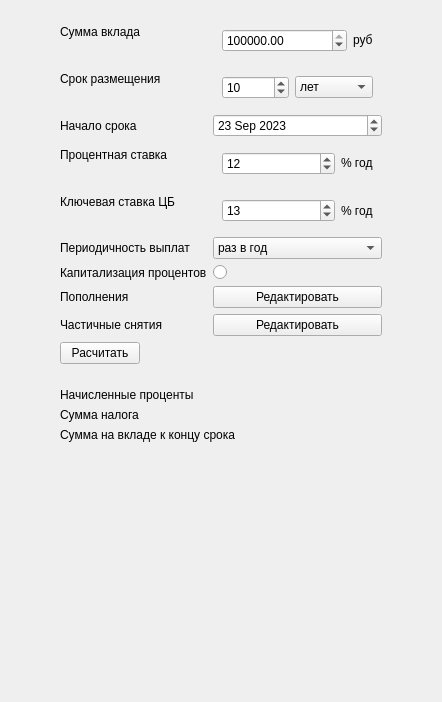
      <widget class="QWidget" name="page_3">
       <layout class="QGridLayout" name="gridLayout_11">
        <item row="1" column="1">
         <widget class="QWidget" name="widget_12" native="true">
          <layout class="QFormLayout" name="formLayout_3">
           <item row="0" column="0">
            <widget class="QLabel" name="label_22">
             <property name="text">
              <string>Начисленные проценты</string>
             </property>
            </widget>
           </item>
           <item row="1" column="0">
            <widget class="QLabel" name="label_23">
             <property name="text">
              <string>Сумма налога</string>
             </property>
            </widget>
           </item>
           <item row="2" column="0">
            <widget class="QLabel" name="label_24">
             <property name="text">
              <string>Сумма на вкладе к концу срока</string>
             </property>
            </widget>
           </item>
           <item row="3" column="0">
            <spacer name="verticalSpacer_3">
             <property name="orientation">
              <enum>Qt::Vertical</enum>
             </property>
             <property name="sizeHint" stdset="0">
              <size>
               <width>20</width>
               <height>234</height>
              </size>
             </property>
            </spacer>
           </item>
           <item row="0" column="1">
            <widget class="QLabel" name="label_accured_interest">
             <property name="text">
              <string/>
             </property>
            </widget>
           </item>
           <item row="1" column="1">
            <widget class="QLabel" name="label_tax_amount">
             <property name="text">
              <string/>
             </property>
            </widget>
           </item>
           <item row="2" column="1">
            <widget class="QLabel" name="label_final_amount">
             <property name="text">
              <string/>
             </property>
            </widget>
           </item>
          </layout>
         </widget>
        </item>
        <item row="0" column="2">
         <spacer name="horizontalSpacer_3">
          <property name="orientation">
           <enum>Qt::Horizontal</enum>
          </property>
          <property name="sizeHint" stdset="0">
           <size>
            <width>40</width>
            <height>20</height>
           </size>
          </property>
         </spacer>
        </item>
        <item row="0" column="1">
         <widget class="QWidget" name="widget_11" native="true">
          <property name="sizePolicy">
           <sizepolicy hsizetype="Preferred" vsizetype="Maximum">
            <horstretch>0</horstretch>
            <verstretch>0</verstretch>
           </sizepolicy>
          </property>
          <layout class="QFormLayout" name="formLayout_2">
           <item row="0" column="0">
            <widget class="QLabel" name="label_12">
             <property name="text">
              <string>Сумма вклада</string>
             </property>
            </widget>
           </item>
           <item row="0" column="1">
            <widget class="QWidget" name="widget_14" native="true">
             <layout class="QHBoxLayout" name="horizontalLayout_7">
              <item>
               <widget class="QDoubleSpinBox" name="doubleSpinBox_3">
                <property name="maximum">
                 <double>999999999999.000000000000000</double>
                </property>
                <property name="value">
                 <double>1000000.000000000000000</double>
                </property>
               </widget>
              </item>
              <item>
               <widget class="QLabel" name="label_20">
                <property name="sizePolicy">
                 <sizepolicy hsizetype="Maximum" vsizetype="Maximum">
                  <horstretch>0</horstretch>
                  <verstretch>0</verstretch>
                 </sizepolicy>
                </property>
                <property name="text">
                 <string>руб</string>
                </property>
               </widget>
              </item>
             </layout>
            </widget>
           </item>
           <item row="1" column="0">
            <widget class="QLabel" name="label_13">
             <property name="text">
              <string>Срок размещения</string>
             </property>
            </widget>
           </item>
           <item row="1" column="1">
            <widget class="QWidget" name="widget_15" native="true">
             <layout class="QHBoxLayout" name="horizontalLayout_8">
              <item>
               <widget class="QSpinBox" name="spinBox">
                <property name="sizePolicy">
                 <sizepolicy hsizetype="Minimum" vsizetype="Fixed">
                  <horstretch>0</horstretch>
                  <verstretch>0</verstretch>
                 </sizepolicy>
                </property>
                <property name="maximum">
                 <number>999999</number>
                </property>
                <property name="value">
                 <number>10</number>
                </property>
               </widget>
              </item>
              <item>
               <widget class="QComboBox" name="comboBox_3">
                <property name="sizePolicy">
                 <sizepolicy hsizetype="Maximum" vsizetype="Maximum">
                  <horstretch>0</horstretch>
                  <verstretch>0</verstretch>
                 </sizepolicy>
                </property>
                <property name="currentText">
                 <string>лет</string>
                </property>
                <item>
                 <property name="text">
                  <string>лет</string>
                 </property>
                </item>
                <item>
                 <property name="text">
                  <string>месяцев</string>
                 </property>
                </item>
                <item>
                 <property name="text">
                  <string>дней</string>
                 </property>
                </item>
               </widget>
              </item>
             </layout>
            </widget>
           </item>
           <item row="2" column="0">
            <widget class="QLabel" name="label_14">
             <property name="text">
              <string>Начало срока</string>
             </property>
            </widget>
           </item>
           <item row="2" column="1">
            <widget class="QDateEdit" name="dateEdit">
             <property name="dateTime">
              <datetime>
               <hour>10</hour>
               <minute>0</minute>
               <second>0</second>
               <year>2023</year>
               <month>9</month>
               <day>23</day>
              </datetime>
             </property>
             <property name="calendarPopup">
              <bool>false</bool>
             </property>
             <property name="date">
              <date>
               <year>2023</year>
               <month>9</month>
               <day>23</day>
              </date>
             </property>
            </widget>
           </item>
           <item row="3" column="0">
            <widget class="QLabel" name="label_15">
             <property name="text">
              <string>Процентная ставка</string>
             </property>
            </widget>
           </item>
           <item row="3" column="1">
            <widget class="QWidget" name="widget_16" native="true">
             <layout class="QHBoxLayout" name="horizontalLayout_9">
              <item>
               <widget class="QSpinBox" name="spinBox_3">
                <property name="sizePolicy">
                 <sizepolicy hsizetype="Minimum" vsizetype="Fixed">
                  <horstretch>0</horstretch>
                  <verstretch>0</verstretch>
                 </sizepolicy>
                </property>
                <property name="maximum">
                 <number>1000</number>
                </property>
                <property name="value">
                 <number>12</number>
                </property>
               </widget>
              </item>
              <item>
               <widget class="QLabel" name="label_21">
                <property name="sizePolicy">
                 <sizepolicy hsizetype="Maximum" vsizetype="Maximum">
                  <horstretch>0</horstretch>
                  <verstretch>0</verstretch>
                 </sizepolicy>
                </property>
                <property name="text">
                 <string>% год</string>
                </property>
               </widget>
              </item>
             </layout>
            </widget>
           </item>
           <item row="5" column="0">
            <widget class="QLabel" name="label_17">
             <property name="text">
              <string>Периодичность выплат</string>
             </property>
            </widget>
           </item>
           <item row="5" column="1">
            <widget class="QComboBox" name="comboBox_4">
             <property name="currentText">
              <string>раз в год</string>
             </property>
             <item>
              <property name="text">
               <string>раз в год</string>
              </property>
             </item>
             <item>
              <property name="text">
               <string>раз в месяц</string>
              </property>
             </item>
             <item>
              <property name="text">
               <string>каждый день</string>
              </property>
             </item>
            </widget>
           </item>
           <item row="6" column="0">
            <widget class="QLabel" name="label_16">
             <property name="text">
              <string>Капитализация процентов</string>
             </property>
            </widget>
           </item>
           <item row="6" column="1">
            <widget class="QRadioButton" name="radioButton">
             <property name="text">
              <string/>
             </property>
             <property name="checkable">
              <bool>true</bool>
             </property>
             <property name="checked">
              <bool>false</bool>
             </property>
            </widget>
           </item>
           <item row="7" column="0">
            <widget class="QLabel" name="label_18">
             <property name="text">
              <string>Пополнения</string>
             </property>
            </widget>
           </item>
           <item row="8" column="0">
            <widget class="QLabel" name="label_19">
             <property name="text">
              <string>Частичные снятия</string>
             </property>
            </widget>
           </item>
           <item row="9" column="0">
            <widget class="QPushButton" name="pushButton_calc_deposit">
             <property name="sizePolicy">
              <sizepolicy hsizetype="Maximum" vsizetype="Maximum">
               <horstretch>0</horstretch>
               <verstretch>0</verstretch>
              </sizepolicy>
             </property>
             <property name="text">
              <string>Расчитать</string>
             </property>
            </widget>
           </item>
           <item row="7" column="1">
            <widget class="QPushButton" name="pushButton_15">
             <property name="text">
              <string>Редактировать</string>
             </property>
            </widget>
           </item>
           <item row="8" column="1">
            <widget class="QPushButton" name="pushButton_16">
             <property name="text">
              <string>Редактировать</string>
             </property>
            </widget>
           </item>
           <item row="4" column="0">
            <widget class="QLabel" name="label_25">
             <property name="text">
              <string>Ключевая ставка ЦБ</string>
             </property>
            </widget>
           </item>
           <item row="4" column="1">
            <widget class="QWidget" name="widget_17" native="true">
             <layout class="QHBoxLayout" name="horizontalLayout_10">
              <item>
               <widget class="QSpinBox" name="spinBox_4">
                <property name="maximum">
                 <number>1000</number>
                </property>
                <property name="value">
                 <number>13</number>
                </property>
               </widget>
              </item>
              <item>
               <widget class="QLabel" name="label_26">
                <property name="sizePolicy">
                 <sizepolicy hsizetype="Maximum" vsizetype="Preferred">
                  <horstretch>0</horstretch>
                  <verstretch>0</verstretch>
                 </sizepolicy>
                </property>
                <property name="text">
                 <string>% год</string>
                </property>
               </widget>
              </item>
             </layout>
            </widget>
           </item>
          </layout>
         </widget>
        </item>
        <item row="0" column="0">
         <spacer name="horizontalSpacer_4">
          <property name="orientation">
           <enum>Qt::Horizontal</enum>
          </property>
          <property name="sizeHint" stdset="0">
           <size>
            <width>40</width>
            <height>20</height>
           </size>
          </property>
         </spacer>
        </item>
       </layout>
      </widget>
